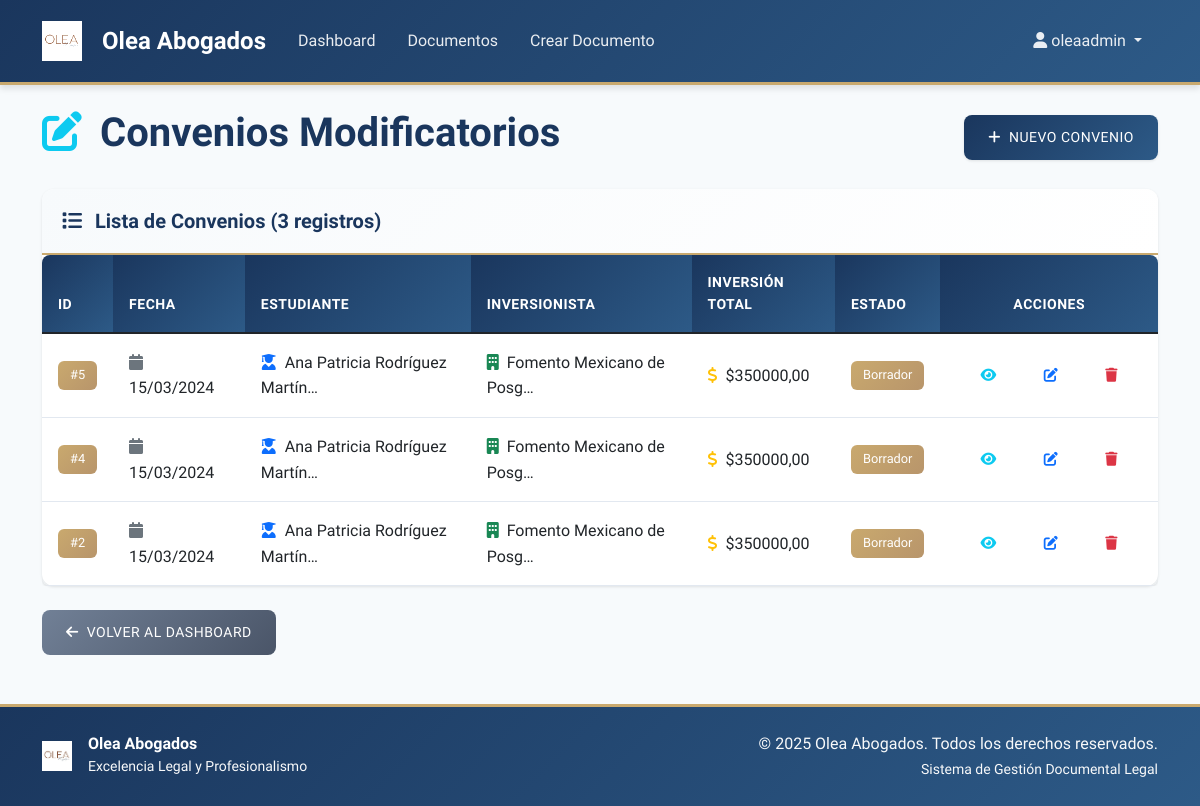
Screenshot of /documentos/convenios-modificatorios/ (signed in) with the database file from the repository.
### documentos/models.py (models this page shows, shortened)
class ConvenioModificatorio(models.Model):
    fecha_convenio = models.DateField(help_text="Fecha de firma del convenio")
    lugar_convenio = models.CharField(max_length=200, help_text="Lugar de firma del convenio")
    inversionista_razon_social = models.CharField(max_length=200, default="Fomento Mexicano de Posgrados 101, S.A.P.I. de C.V.")
    inversionista_representante = models.CharField(max_length=200, help_text="Nombre del apoderado de F101")
    inversionista_constitucion_escritura = models.CharField(max_length=50, help_text="Número de escritura de constitución")
    inversionista_constitucion_fecha = models.DateField(help_text="Fecha de escritura de constitución")
    inversionista_notario_constitucion = models.CharField(max_length=200, help_text="Notario de constitución")
    inversionista_registro_constitucion = models.CharField(max_length=100, help_text="Folio en Registro Público")
    inversionista_poder_escritura = models.CharField(max_length=50, help_text="Número de escritura de poder")
    inversionista_poder_fecha = models.DateField(help_text="Fecha de escritura de poder")
    inversionista_poder_notario = models.CharField(max_length=200, help_text="Notario del poder")
    contrato_original_fecha = models.DateField(help_text="Fecha del Contrato de Inversión original")
    contrato_original_anexo = models.FileField(upload_to="anexos/", blank=True, null=True, help_text="Copia simple (Anexo 1)")
    estudiante_nombre = models.CharField(max_length=200, help_text="Nombre completo del estudiante")
    estudiante_estado_civil = models.CharField(max_length=50, help_text="Estado civil")
    estudiante_nacionalidad = models.CharField(max_length=50, help_text="Nacionalidad")
    estudiante_ocupacion = models.CharField(max_length=100, help_text="Ocupación")
    estudiante_rfc = models.CharField(max_length=13, help_text="Clave del RFC")
    estudiante_curp = models.CharField(max_length=18, help_text="Clave Única de Registro de Población")
    adeudo_principal_anterior = models.DecimalField(max_digits=14, decimal_places=2, help_text="Adeudo anterior (sin intereses)")
    adeudo_principal_anterior_texto = models.CharField(max_length=200, help_text="Monto anterior en texto")
    credito_original = models.DecimalField(max_digits=14, decimal_places=2, help_text="Monto del crédito original", null=True, blank=True)
    luis_nombre = models.CharField(max_length=200, help_text="Nombre de Luis Alejandro Cuevas Padilla")
    luis_estado_civil = models.CharField(max_length=50, blank=True)
    luis_ocupacion = models.CharField(max_length=100, blank=True)
    luis_rfc = models.CharField(max_length=13, help_text="RFC de Luis")
    luis_curp = models.CharField(max_length=18, help_text="CURP de Luis")
    lizette_nombre = models.CharField(max_length=200, help_text="Nombre de Lizette Guadalupe López Ortega")
    lizette_estado_civil = models.CharField(max_length=50, blank=True)
    lizette_ocupacion = models.CharField(max_length=100, blank=True)
    lizette_rfc = models.CharField(max_length=13, blank=True)
    lizette_curp = models.CharField(max_length=18, blank=True)
    aumento_monto = models.DecimalField(max_digits=14, decimal_places=2, help_text="Monto adicional acordado")
    aumento_monto_texto = models.CharField(max_length=200, help_text="Monto adicional en texto")
    inversion_total = models.DecimalField(max_digits=14, decimal_places=2, help_text="Inversión total (principal + aumento)")
    inversion_total_texto = models.CharField(max_length=200, help_text="Inversión total en texto")
    adeudo_actualizado = models.DecimalField(max_digits=14, decimal_places=2, help_text="Adeudo total actualizado")
    pagare_ii_fecha = models.DateField(help_text="Fecha de emisión del Pagaré II")
    pagare_i_devuelto = models.BooleanField(help_text="¿Se devolvió el Pagaré I cancelado?", default=True)
    dispo_periodo_inicio = models.DateField(help_text="Inicio del Periodo de Disposición")
    dispo_periodo_fin = models.DateField(help_text="Fin del Periodo de Disposición")
    cat_anual = models.DecimalField(max_digits=5, decimal_places=2, help_text="Costo Anual Total (%)")
    tasa_interes_mensual = models.DecimalField(max_digits=5, decimal_places=2, help_text="Tasa de interés mensual (%)")
    tasa_moratoria_mensual = models.DecimalField(max_digits=5, decimal_places=2, help_text="Tasa de interés moratorio mensual (%)")
    pagos_estudios_num1 = models.IntegerField(help_text="Número de pagos fijos 1")
    pagos_estudios_imp1 = models.DecimalField(max_digits=14, decimal_places=2, help_text="Importe de pagos fijos 1")
    pagos_estudios_num2 = models.IntegerField(help_text="Número de pagos fijos 2")
    pagos_estudios_imp2 = models.DecimalField(max_digits=14, decimal_places=2, help_text="Importe de pagos fijos 2")
    pagos_egreso_num = models.IntegerField(help_text="Número de pagos en etapa de egreso")
    pagos_egreso_imp = models.DecimalField(max_digits=14, decimal_places=2, help_text="Monto fijo de cada pago en egreso")
    pago_egreso_ultimo = models.DecimalField(max_digits=14, decimal_places=2, help_text="Monto del último pago")
    cuenta_numero = models.CharField(max_length=30, help_text="Número de cuenta bancaria")
    cuenta_banco = models.CharField(max_length=100, help_text="Nombre del banco")
    cuenta_titular = models.CharField(max_length=200, help_text="Titular de la cuenta")
    cuenta_clabe = models.CharField(max_length=18, help_text="CLABE interbancaria")
    entrego_acta_nacimiento = models.BooleanField(default=False)
    entrego_identificacion_oficial = models.BooleanField(default=False)
    entrego_reporte_buro = models.BooleanField(default=False)
    entrego_rfc = models.BooleanField(default=False)
    entrego_curp = models.BooleanField(default=False)
    entrego_comprobante_domicilio = models.BooleanField(default=False)
    entrego_comprobante_ingresos = models.BooleanField(default=False)
    cursos_requeridos = models.IntegerField(help_text="Número de cursos requeridos")
    beneficio_descripcion = models.TextField(help_text="Descripción del posible beneficio")
    confidencialidad_years = models.IntegerField(help_text="Años de vigencia de la obligación de confidencialidad")
    usuario = models.ForeignKey(User, on_delete=models.CASCADE, related_name='convenios_modificatorios')
    ESTADO_CHOICES = [
        ('borrador', 'Borrador'),
        ('emitido', 'Emitido'),
        ('firmado', 'Firmado'),
        ('vigente', 'Vigente'),
        ('cancelado', 'Cancelado'),
    ]
    estado = models.CharField(max_length=20, choices=ESTADO_CHOICES, default='borrador')
    html_cache = models.TextField(blank=True)
    fecha_creacion = models.DateTimeField(auto_now_add=True)
    fecha_actualizacion = models.DateTimeField(auto_now=True)
    class Meta:
        verbose_name = "Convenio Modificatorio"
        verbose_name_plural = "Convenios Modificatorios"
        ordering = ['-fecha_convenio', '-fecha_creacion']
    def get_estado_badge_class(self):
        classes = {
            'borrador': 'bg-secondary',
            'emitido': 'bg-info',
            'firmado': 'bg-primary',
            'vigente': 'bg-success',
            'cancelado': 'bg-danger',
        }
        return classes.get(self.estado, 'bg-secondary')

### documentos/views.py (the view)
# urls.py: path('convenios-modificatorios/', views.ConvenioModificatorioListView.as_view(), name='lista_convenio_modificatorio'),
class ConvenioModificatorioListView(LoginRequiredMixin, ListView):
    model = ConvenioModificatorio
    template_name = 'documentos/lista_convenio_modificatorio.html'
    context_object_name = 'convenios'
    ordering = ['-fecha_convenio']
    paginate_by = 10
    def get_queryset(self):
        return ConvenioModificatorio.objects.filter(usuario=self.request.user)
    def get_context_data(self, **kwargs):
        context = super().get_context_data(**kwargs)
        context['title'] = 'Lista de Convenios Modificatorios'
        return context

### templates/documentos/lista_convenio_modificatorio.html (shortened to what this page needs)
{% extends 'base.html' %}
{% block content %}
<div class="row">
    <div class="col-12">
        <div class="d-flex justify-content-between align-items-center mb-4">
            <h1>
                <i class="fas fa-edit text-info me-2"></i>
                Convenios Modificatorios
            </h1>
            <a href="{% url 'documentos:crear_convenio_modificatorio' %}" class="btn btn-primary">
                <i class="fas fa-plus me-2"></i>Nuevo Convenio
            </a>
        </div>
    </div>
</div>
{% if convenios %}
<div class="row">
    <div class="col-12">
        <div class="card">
            <div class="card-header">
                <h5 class="mb-0">
                    <i class="fas fa-list me-2"></i>
                    Lista de Convenios ({{ convenios|length }} registros)
                </h5>
            </div>
            <div class="card-body p-0">
                <div class="table-responsive">
                    <table class="table table-hover mb-0">
                        <thead class="table-light">
                            <tr>
                                <th>ID</th>
                                <th>Fecha</th>
                                <th>Estudiante</th>
                                <th>Inversionista</th>
                                <th>Inversión Total</th>
                                <th>Estado</th>
                                <th class="text-center">Acciones</th>
                            </tr>
                        </thead>
                        <tbody>
                            {% for convenio in convenios %}
                            <tr>
                                <td>
                                    <span class="badge bg-secondary">#{{ convenio.id }}</span>
                                </td>
                                <td>
                                    <i class="fas fa-calendar me-1 text-muted"></i>
                                    {{ convenio.fecha_convenio|date:"d/m/Y" }}
                                </td>
                                <td>
                                    <i class="fas fa-user-graduate me-1 text-primary"></i>
                                    {{ convenio.estudiante_nombre|truncatechars:30 }}
                                </td>
                                <td>
                                    <i class="fas fa-building me-1 text-success"></i>
                                    {{ convenio.inversionista_razon_social|truncatechars:25 }}
                                </td>
                                <td>
                                    <i class="fas fa-dollar-sign me-1 text-warning"></i>
                                    ${{ convenio.inversion_total|floatformat:2 }}
                                </td>
                                <td>
                                    <span class="badge {{ convenio.get_estado_badge_class }}">
                                        {{ convenio.get_estado_display }}
                                    </span>
                                </td>
                                <td class="text-center">
                                    <div class="btn-group" role="group">
                                        <a href="{% url 'documentos:detalle_convenio_modificatorio' convenio.pk %}"
                                           class="btn btn-sm btn-outline-info" title="Ver detalles">
                                            <i class="fas fa-eye"></i>
                                        </a>
                                        <a href="{% url 'documentos:editar_convenio_modificatorio' convenio.pk %}"
                                           class="btn btn-sm btn-outline-primary" title="Editar">
                                            <i class="fas fa-edit"></i>
                                        </a>
                                        <a href="{% url 'documentos:eliminar_convenio_modificatorio' convenio.pk %}"
                                           class="btn btn-sm btn-outline-danger" title="Eliminar">
                                            <i class="fas fa-trash"></i>
                                        </a>
                                    </div>
                                </td>
                            </tr>
                            {% endfor %}
                        </tbody>
                    </table>
                </div>
            </div>
        </div>
    </div>
</div>
{% endif %}
<div class="row mt-4">
    <div class="col-12">
        <a href="{% url 'dashboard' %}" class="btn btn-secondary">
            <i class="fas fa-arrow-left me-2"></i>Volver al Dashboard
        </a>
    </div>
</div>
{% endblock %}

### templates/base.html (shortened to what this page needs)
<!DOCTYPE html>
<html lang="es">
<head>
    <link href="https://cdn.jsdelivr.net/npm/bootstrap@5.1.3/dist/css/bootstrap.min.css" rel="stylesheet">
    <link rel="stylesheet" href="https://cdn.jsdelivr.net/npm/@fortawesome/fontawesome-free@6.0.0/css/all.min.css">
    {% load static %}
    <link rel="stylesheet" href="{% static 'css/style.css' %}">
</head>
<body>
    <nav class="navbar navbar-expand-lg navbar-dark">
        <div class="container">
            <a class="navbar-brand" href="{% url 'home' %}">
                <img src="{% static 'images/Olea_logo.jpg' %}" alt="Olea Logo" class="me-2">
                <span>Olea Abogados</span>
            </a>
            <div class="collapse navbar-collapse" id="navbarNav">
                <ul class="navbar-nav me-auto">
                    {% if user.is_authenticated %}
                        <li class="nav-item">
                            <a class="nav-link" href="{% url 'dashboard' %}">Dashboard</a>
                        </li>
                        <li class="nav-item">
                            <a class="nav-link" href="{% url 'documentos:lista' %}">Documentos</a>
                        </li>
                        <li class="nav-item">
                            <a class="nav-link" href="{% url 'documentos:crear' %}">Crear Documento</a>
                        </li>
                    {% endif %}
                </ul>
                <ul class="navbar-nav">
                    {% if user.is_authenticated %}
                        <li class="nav-item dropdown">
                            <a class="nav-link dropdown-toggle" href="#" id="navbarDropdown" role="button" data-bs-toggle="dropdown">
                                <i class="fas fa-user me-1"></i>{{ user.username }}
                            </a>
                        </li>
                    {% endif %}
                </ul>
            </div>
        </div>
    </nav>
    <main class="container mt-4">
        {% block content %}{% endblock %}
    </main>
    <footer class="mt-5 py-4">
        <div class="container">
            <div class="row align-items-center">
                <div class="col-md-6">
                    <div class="d-flex align-items-center">
                        <img src="{% static 'images/Olea_logo.jpg' %}" alt="Olea Logo" style="height: 30px; width: auto;" class="me-3">
                        <div>
                            <h6 class="mb-0 text-white">Olea Abogados</h6>
                            <small class="text-light">Excelencia Legal y Profesionalismo</small>
                        </div>
                    </div>
                </div>
                <div class="col-md-6 text-md-end text-center mt-3 mt-md-0">
                    <p class="mb-0 text-light">&copy; 2025 Olea Abogados. Todos los derechos reservados.</p>
                    <small class="text-light">Sistema de Gestión Documental Legal</small>
                </div>
            </div>
        </div>
    </footer>
</body>
</html>

### rows the page displays
ConvenioModificatorio: id "5", fecha_convenio "15/03/2024", estudiante_nombre "Ana Patricia Rodríguez Martín…", inversionista_razon_social "Fomento Mexicano de Posg…", inversion_total "350000,00", estado "Borrador"
ConvenioModificatorio: id "4", fecha_convenio "15/03/2024", estudiante_nombre "Ana Patricia Rodríguez Martín…", inversionista_razon_social "Fomento Mexicano de Posg…", inversion_total "350000,00", estado "Borrador"
ConvenioModificatorio: id "2", fecha_convenio "15/03/2024", estudiante_nombre "Ana Patricia Rodríguez Martín…", inversionista_razon_social "Fomento Mexicano de Posg…", inversion_total "350000,00", estado "Borrador"

### other values shown
{{ user.username }} "oleaadmin"
{{ convenios|length }} "3"
